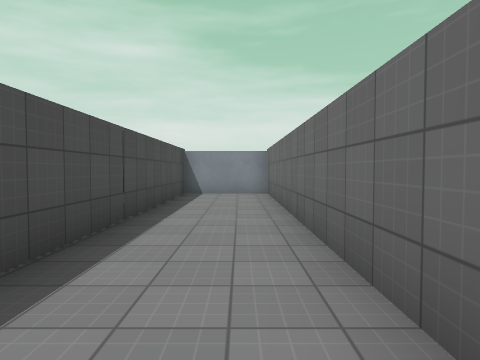
[1] (above)

18 first-person views from a walk through a level from a Godot 3-D game. The camera is 1.4 m above the floor, tilts 2° down and sees 75° across. The floor is counted in squares, 1.95 m on a side. Each view is taken from the middle of a square. On the plan, view 1 faces up. The plan holds only what a view shows up to about 10 squares ahead; the rest is blank. The place goes on beyond the plan. Flat picture figures and markers are left out. Surface patterns are stand-ins for the level's own textures.

[2]
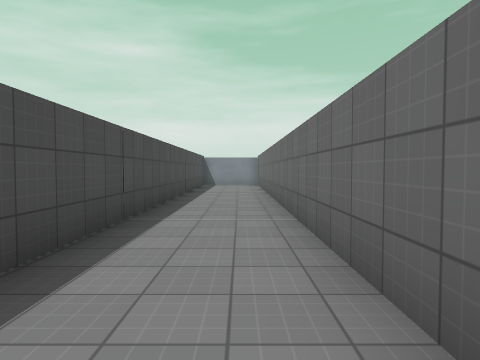

[3]
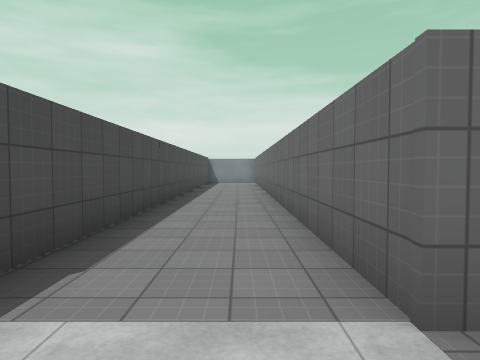

[4]
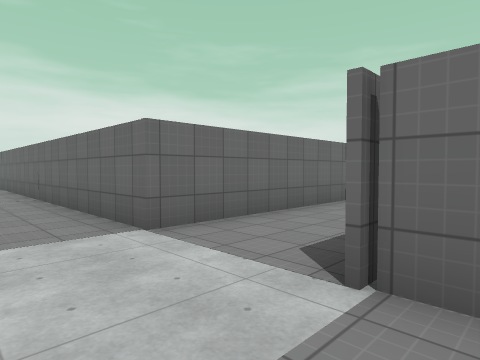

[5]
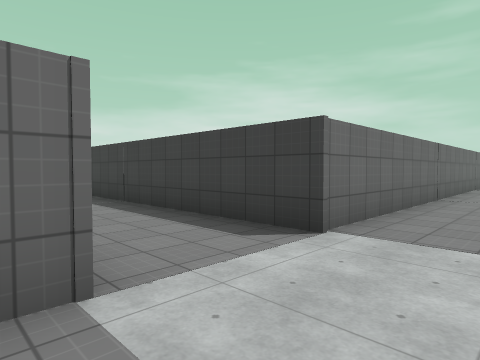

[6]
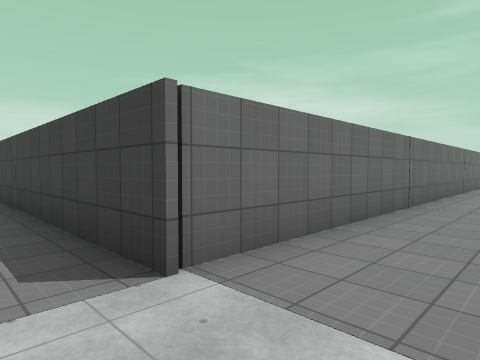

[7]
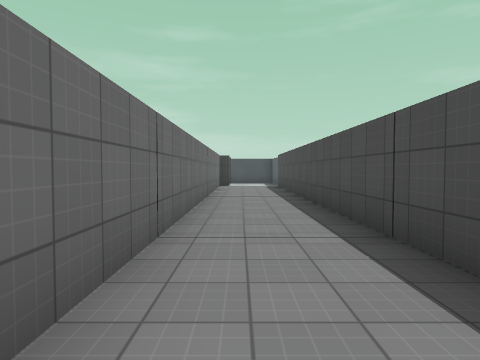

[8]
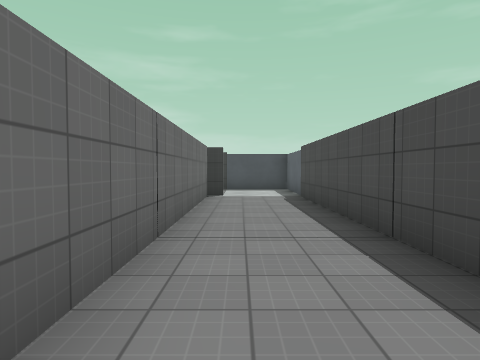

[9]
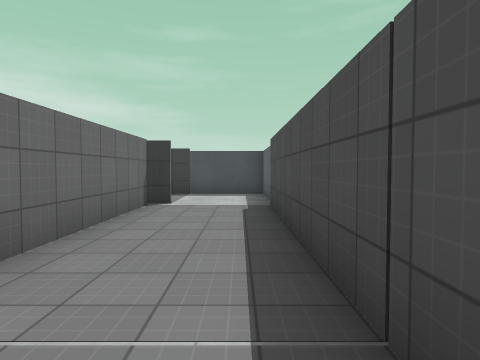

[10]
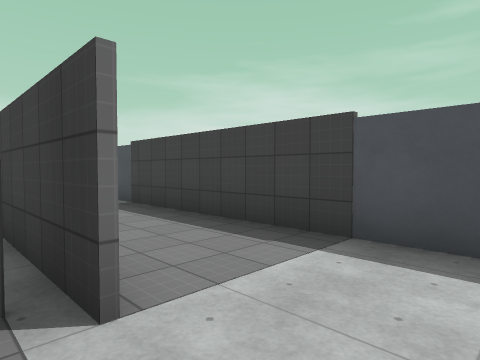

[11]
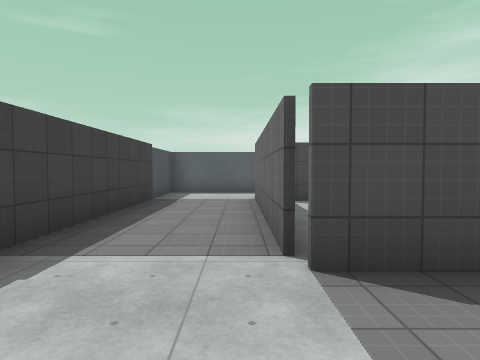

[12]
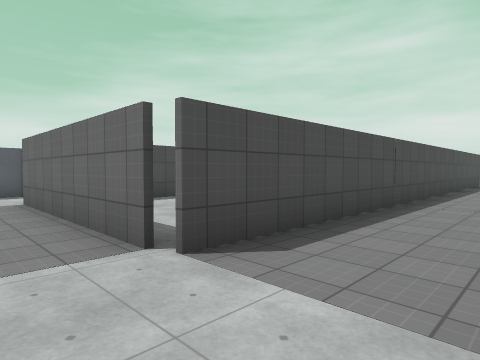

[13]
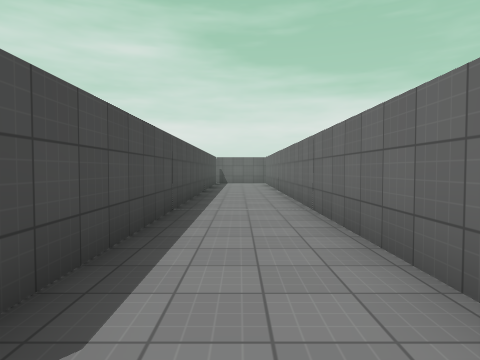

[14]
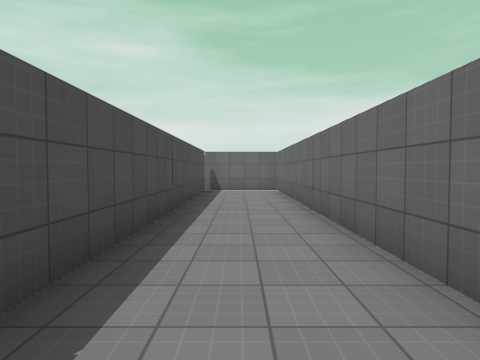

[15]
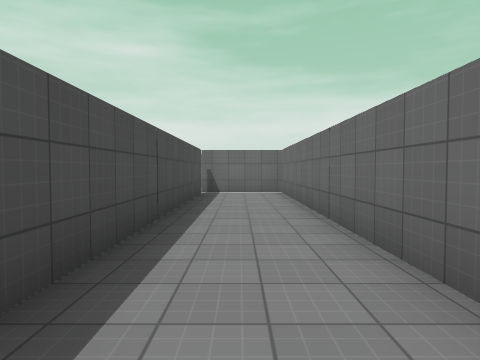

[16]
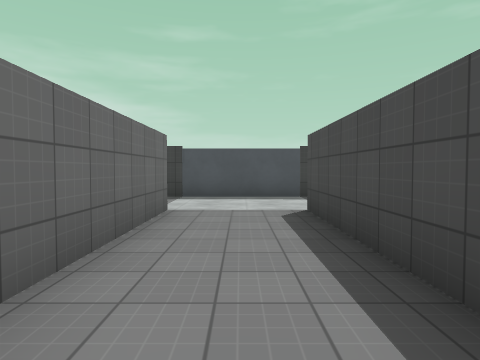

[17]
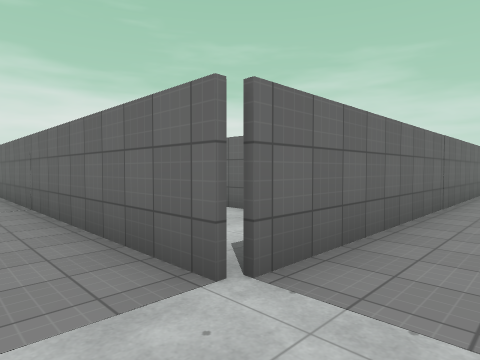

[18]
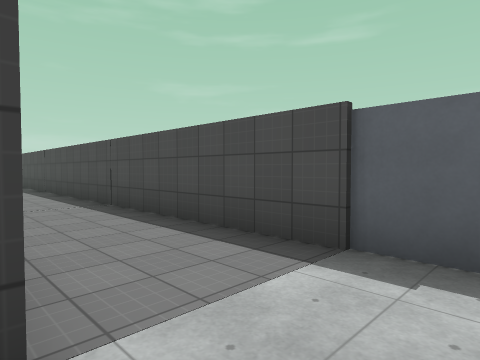

### Floor plan
Ten units are one square. View 1 is at (0, 0); x grows to the right and y downward. Boxes are objects, and circles mark ways between rooms. Rooms are numbered by the first view taken in them; rooms with no view inside come last. Other rooms are left out.
<svg viewBox="-21 -96 116 362">
<path fill="none" stroke="#000" d="M-16 73 -16 261 6 261M9 56 9 -91 -16 -91 -16 49M9 234 9 81M83 236 83 86M55 236 4 236M6 261 90 261M58 86 58 235M84 82 58 82M59 56 9 56M9 81 78 81"/>
<circle cx="10" cy="250" r="3" fill="#2a7"/>
<circle cx="10" cy="70" r="3" fill="#2a7"/>
<text x="-10" y="80">1</text>
<text x="70" y="200">2</text>
<text x="40" y="70">3</text>
</svg>
Room 1 opens to room 2. Room 1 opens to room 3.

Where each view was taken, in squares from view 1:
view 1: 0 up, 0 right, facing up
view 2: 5 down, 0 right, facing up
view 3: 7 down, 0 right, facing up
view 4: 9 down, 1 left, facing up-right
view 5: 5 down, 1 left, facing down-right
view 6: 7 down, 1 left, facing down-right
view 7: 10 down, 0 right, facing down
view 8: 15 down, 0 right, facing down
view 9: 17 down, 1 left, facing down
view 10: 23 down, 1 left, facing down-right
view 11: 24 down, 8 right, facing left
view 12: 25 down, 8 right, facing up-left
view 13: 24 down, 7 right, facing up
view 14: 19 down, 7 right, facing up
view 15: 18 down, 7 right, facing up
view 16: 18 down, 7 right, facing down
view 17: 25 down, 7 right, facing up-right
view 18: 7 down, 1 right, facing down-left
